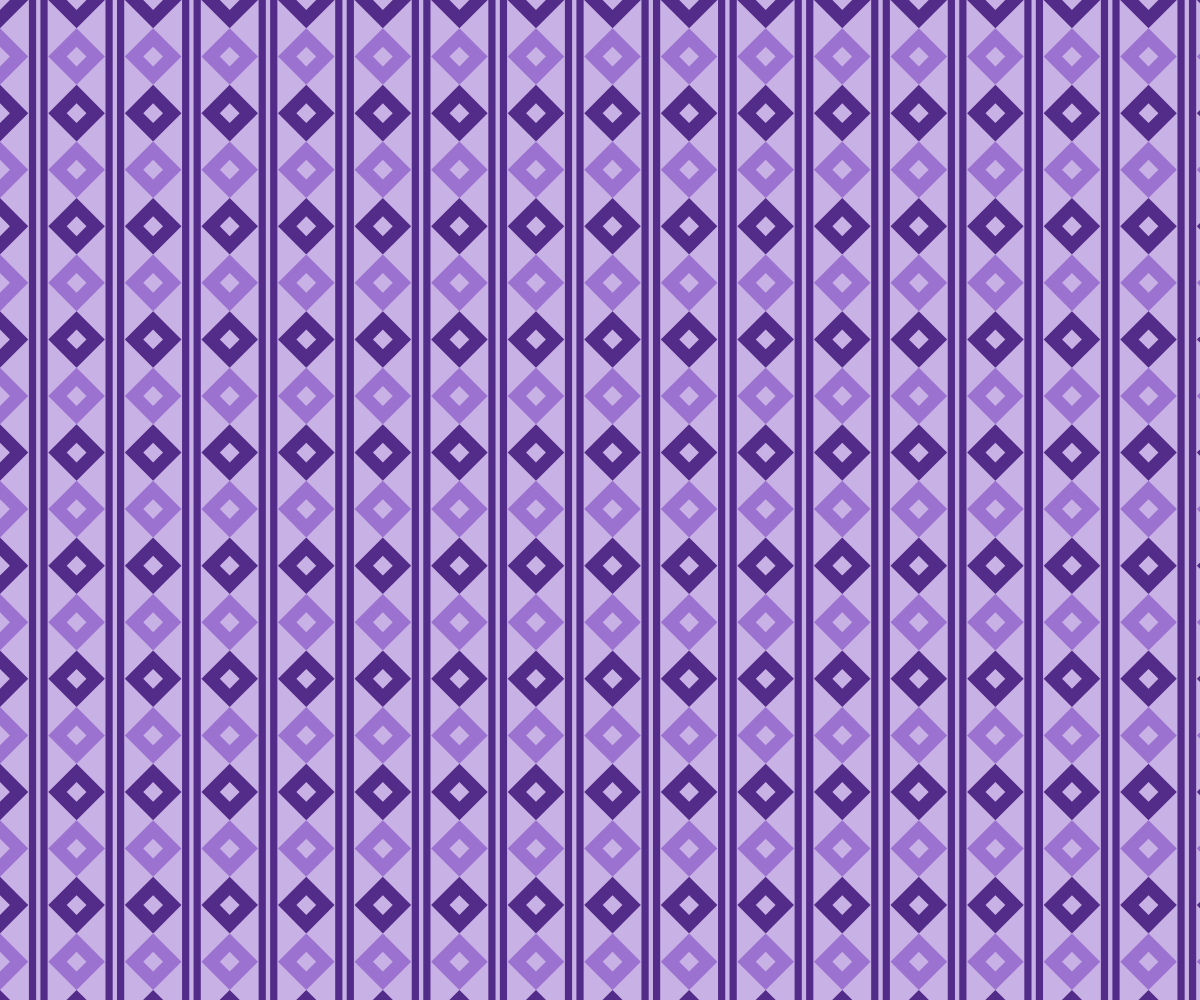
Frame 1 (no input)
Frame 2 (the mouse pressed at the canvas centre, redrawn once): identical to frame 1, image omitted

The p5.js sketch that drew this single still picture (run headless with seeded random() and noise() and a simulated clock; the mouse was pressed at the canvas centre and the sketch redrawn once):

// p5.js sketch
// ── sketch.js
"use strict"

const COLOR_A = "#C8B1E4";
const COLOR_B = "#532B88";
const COLOR_C = "#9B72Cf";

function setup(){
	createCanvas(windowWidth, windowHeight);
	angleMode(DEGREES); rectMode(CENTER);
	textAlign(CENTER, CENTER); textSize(14);
	noLoop();
	noSmooth();
}

function draw(){
	background(COLOR_A);

	const len  = 40;
	const rows = floor(height / len) + 2;
	const cols = floor(width / len) + 2;
	const pX   = len * cos(45) * 2 + len * 0.5;
	const pY   = len * cos(45) * 2;
	for(let c=0; c<cols; c++){
		for(let r=0; r<rows; r++){
			const x = c * pX;
			const y = r * pY;
			const cMain = (r%2==0) ? COLOR_B:COLOR_C;
			drawDiamond(x, y, len, cMain);
			drawDiamond(x, y, len*0.35, COLOR_A);
		}
		fill(COLOR_B);
		noStroke();
		const wL = len*0.18;
		rect(c*pX-pX/2 - wL*0.8, height/2, wL, height);
		rect(c*pX-pX/2 + wL*0.8, height/2, wL, height);
	}
}

function drawDiamond(x, y, len, cMain){

	fill(cMain);
	noStroke();

	push();
	translate(x, y);
	rotate(45);
	square(0, 0, len);
	pop();
}
